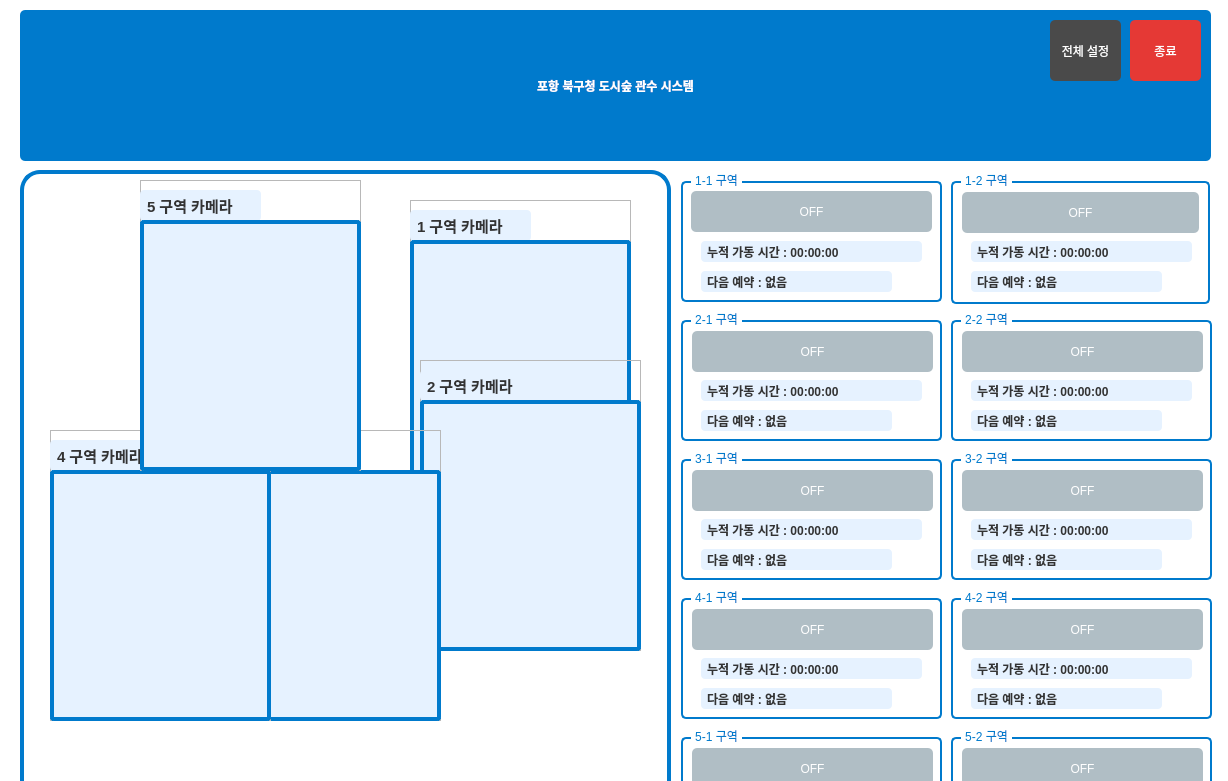
<?xml version="1.0" encoding="UTF-8"?>
<ui version="4.0">
 <class>MainWindow</class>
 <widget class="QMainWindow" name="MainWindow">
  <property name="geometry">
   <rect>
    <x>0</x>
    <y>0</y>
    <width>1228</width>
    <height>781</height>
   </rect>
  </property>
  <property name="windowTitle">
   <string>포항 북구청 도시숲 관수 시스템</string>
  </property>
  <property name="styleSheet">
   <string notr="true">QMainWindow {
    background-color: white;
}

QGroupBox {
    border: 2px solid #007acc;
    border-radius: 5px;
    margin-top: 10px;
}
QGroupBox::title {
    subcontrol-origin: margin; 
    left: 10px;
    padding: 2px;
    color: #007acc;
    font-size: 6pt;
    font-weight: bold;
    font-family: &quot;맑은 고딕&quot;, &quot;Malgun Gothic&quot;, sans-serif;
}
QPushButton {
   /* background-color: #007acc;*/
    background-color: #B0BEC5;
    color: white;
    border-radius: 5px;
    padding: 5px;
}

QPushButton:hover {
    background-color: #007acc;
}
QLabel {
         font-size: 9pt;
         font-weight: bold;
         color: #333333;
background-color: #e6f2ff;
border-radius: 4px;
padding: 3px;

     }

</string>
  </property>
  <widget class="QWidget" name="centralWidget">
   <widget class="QLabel" name="label_title">
    <property name="geometry">
     <rect>
      <x>20</x>
      <y>10</y>
      <width>1191</width>
      <height>151</height>
     </rect>
    </property>
    <property name="styleSheet">
     <string notr="true">
        QLabel {
         color: white;
         background-color: #007acc;
         font: bold 30pt &quot;맑은 고딕&quot;;
         padding: 10px;
         border-radius: 5px;
        }
       </string>
    </property>
    <property name="text">
     <string>포항 북구청 도시숲 관수 시스템</string>
    </property>
    <property name="textFormat">
     <enum>Qt::AutoText</enum>
    </property>
    <property name="scaledContents">
     <bool>false</bool>
    </property>
    <property name="alignment">
     <set>Qt::AlignCenter</set>
    </property>
   </widget>
   <widget class="QLabel" name="pipe_image">
    <property name="geometry">
     <rect>
      <x>20</x>
      <y>170</y>
      <width>651</width>
      <height>691</height>
     </rect>
    </property>
    <property name="minimumSize">
     <size>
      <width>400</width>
      <height>400</height>
     </size>
    </property>
    <property name="styleSheet">
     <string notr="true">border: 4px solid #007acc;
    border-radius: 20px;
    background-color: white;</string>
    </property>
    <property name="pixmap">
     <pixmap>map.PNG</pixmap>
    </property>
    <property name="scaledContents">
     <bool>false</bool>
    </property>
    <property name="alignment">
     <set>Qt::AlignCenter</set>
    </property>
   </widget>
   <widget class="QPushButton" name="pushButton_1">
    <property name="geometry">
     <rect>
      <x>382</x>
      <y>385</y>
      <width>31</width>
      <height>31</height>
     </rect>
    </property>
    <property name="styleSheet">
     <string notr="true">
QPushButton {
                            background-color: rgba(0, 0, 0, 0);
}
                            
                QPushButton:hover {
                            background-color:rgba(102, 204, 255, 0.4); /* 마우스 올라갔을 때 색상 */
                        }</string>
    </property>
    <property name="text">
     <string/>
    </property>
   </widget>
   <widget class="QPushButton" name="pushButton_2">
    <property name="geometry">
     <rect>
      <x>522</x>
      <y>655</y>
      <width>31</width>
      <height>31</height>
     </rect>
    </property>
    <property name="styleSheet">
     <string notr="true">
QPushButton {
                            background-color: rgba(0, 0, 0, 0);
}
                            
                QPushButton:hover {
                            background-color:rgba(102, 204, 255, 0.4); /* 마우스 올라갔을 때 색상 */
                        }</string>
    </property>
    <property name="text">
     <string/>
    </property>
   </widget>
   <widget class="QPushButton" name="pushButton_3">
    <property name="geometry">
     <rect>
      <x>307</x>
      <y>717</y>
      <width>31</width>
      <height>31</height>
     </rect>
    </property>
    <property name="styleSheet">
     <string notr="true">
QPushButton {
                            background-color: rgba(0, 0, 0, 0);
}
                            
                QPushButton:hover {
                            background-color:rgba(102, 204, 255, 0.4); /* 마우스 올라갔을 때 색상 */
                        }</string>
    </property>
    <property name="text">
     <string/>
    </property>
   </widget>
   <widget class="QPushButton" name="pushButton_4">
    <property name="geometry">
     <rect>
      <x>158</x>
      <y>717</y>
      <width>31</width>
      <height>31</height>
     </rect>
    </property>
    <property name="styleSheet">
     <string notr="true">
QPushButton {
                            background-color: rgba(0, 0, 0, 0);
}
                            
                QPushButton:hover {
                            background-color:rgba(102, 204, 255, 0.4); /* 마우스 올라갔을 때 색상 */
                        }</string>
    </property>
    <property name="text">
     <string/>
    </property>
   </widget>
   <widget class="QPushButton" name="pushButton_5">
    <property name="geometry">
     <rect>
      <x>136</x>
      <y>468</y>
      <width>31</width>
      <height>31</height>
     </rect>
    </property>
    <property name="styleSheet">
     <string notr="true">
QPushButton {
                            background-color: rgba(0, 0, 0, 0);
}
                            
                QPushButton:hover {
                            background-color:rgba(102, 204, 255, 0.4); /* 마우스 올라갔을 때 색상 */
                        }</string>
    </property>
    <property name="text">
     <string/>
    </property>
   </widget>
   <widget class="QPushButton" name="btn_exit">
    <property name="geometry">
     <rect>
      <x>1130</x>
      <y>20</y>
      <width>71</width>
      <height>61</height>
     </rect>
    </property>
    <property name="autoFillBackground">
     <bool>false</bool>
    </property>
    <property name="styleSheet">
     <string notr="true">QPushButton {
            background-color: #e53935;
            color: white;
            border: none;
            border-radius: 5px;
        }
        QPushButton:hover {
            background-color: #c62828;
        }</string>
    </property>
    <property name="text">
     <string>종료</string>
    </property>
   </widget>
   <widget class="QGroupBox" name="groupBox_valveL2">
    <property name="geometry">
     <rect>
      <x>681</x>
      <y>310</y>
      <width>261</width>
      <height>131</height>
     </rect>
    </property>
    <property name="title">
     <string>2-1 구역</string>
    </property>
    <widget class="QPushButton" name="btn_valveL2">
     <property name="geometry">
      <rect>
       <x>11</x>
       <y>21</y>
       <width>241</width>
       <height>41</height>
      </rect>
     </property>
     <property name="text">
      <string>OFF</string>
     </property>
    </widget>
    <widget class="QLabel" name="time_valveL2">
     <property name="geometry">
      <rect>
       <x>20</x>
       <y>70</y>
       <width>221</width>
       <height>21</height>
      </rect>
     </property>
     <property name="text">
      <string>누적 가동 시간 : 00:00:00</string>
     </property>
    </widget>
    <widget class="QLabel" name="reserve_L2">
     <property name="geometry">
      <rect>
       <x>20</x>
       <y>100</y>
       <width>191</width>
       <height>21</height>
      </rect>
     </property>
     <property name="text">
      <string>다음 예약 : 없음</string>
     </property>
    </widget>
    <widget class="QPushButton" name="timer_L2">
     <property name="geometry">
      <rect>
       <x>220</x>
       <y>98</y>
       <width>25</width>
       <height>25</height>
      </rect>
     </property>
     <property name="styleSheet">
      <string notr="true">background-color: rgba(0, 0, 0, 0);
</string>
     </property>
     <property name="text">
      <string/>
     </property>
     <property name="icon">
      <iconset>
       <normaloff>timer.png</normaloff>timer.png</iconset>
     </property>
     <property name="iconSize">
      <size>
       <width>25</width>
       <height>25</height>
      </size>
     </property>
    </widget>
   </widget>
   <widget class="QGroupBox" name="groupBox_valveL5">
    <property name="geometry">
     <rect>
      <x>681</x>
      <y>727</y>
      <width>261</width>
      <height>131</height>
     </rect>
    </property>
    <property name="title">
     <string>5-1 구역</string>
    </property>
    <widget class="QPushButton" name="btn_valveL5">
     <property name="geometry">
      <rect>
       <x>11</x>
       <y>21</y>
       <width>241</width>
       <height>41</height>
      </rect>
     </property>
     <property name="text">
      <string>OFF</string>
     </property>
    </widget>
    <widget class="QLabel" name="time_valveL5">
     <property name="geometry">
      <rect>
       <x>20</x>
       <y>70</y>
       <width>221</width>
       <height>21</height>
      </rect>
     </property>
     <property name="text">
      <string>누적 가동 시간 : 00:00:00</string>
     </property>
    </widget>
    <widget class="QLabel" name="reserve_L5">
     <property name="geometry">
      <rect>
       <x>20</x>
       <y>100</y>
       <width>191</width>
       <height>21</height>
      </rect>
     </property>
     <property name="text">
      <string>다음 예약 : 없음</string>
     </property>
    </widget>
    <widget class="QPushButton" name="timer_L5">
     <property name="geometry">
      <rect>
       <x>220</x>
       <y>98</y>
       <width>25</width>
       <height>25</height>
      </rect>
     </property>
     <property name="styleSheet">
      <string notr="true">background-color: rgba(0, 0, 0, 0);
</string>
     </property>
     <property name="text">
      <string/>
     </property>
     <property name="icon">
      <iconset>
       <normaloff>timer.png</normaloff>timer.png</iconset>
     </property>
     <property name="iconSize">
      <size>
       <width>25</width>
       <height>25</height>
      </size>
     </property>
    </widget>
   </widget>
   <widget class="QGroupBox" name="groupBox_valveL1">
    <property name="geometry">
     <rect>
      <x>681</x>
      <y>171</y>
      <width>261</width>
      <height>131</height>
     </rect>
    </property>
    <property name="title">
     <string>1-1 구역</string>
    </property>
    <property name="flat">
     <bool>false</bool>
    </property>
    <property name="checkable">
     <bool>false</bool>
    </property>
    <property name="checked">
     <bool>false</bool>
    </property>
    <widget class="QPushButton" name="btn_valveL1">
     <property name="geometry">
      <rect>
       <x>10</x>
       <y>20</y>
       <width>241</width>
       <height>41</height>
      </rect>
     </property>
     <property name="text">
      <string>OFF</string>
     </property>
    </widget>
    <widget class="QLabel" name="time_valveL1">
     <property name="geometry">
      <rect>
       <x>20</x>
       <y>70</y>
       <width>221</width>
       <height>21</height>
      </rect>
     </property>
     <property name="text">
      <string>누적 가동 시간 : 00:00:00</string>
     </property>
    </widget>
    <widget class="QPushButton" name="timer_L1">
     <property name="geometry">
      <rect>
       <x>220</x>
       <y>98</y>
       <width>25</width>
       <height>25</height>
      </rect>
     </property>
     <property name="styleSheet">
      <string notr="true">QPushButton {
background-color: rgba(0, 0, 0, 0);
}

</string>
     </property>
     <property name="text">
      <string/>
     </property>
     <property name="icon">
      <iconset>
       <normaloff>timer.png</normaloff>timer.png</iconset>
     </property>
     <property name="iconSize">
      <size>
       <width>25</width>
       <height>25</height>
      </size>
     </property>
    </widget>
    <widget class="QLabel" name="reserve_L1">
     <property name="geometry">
      <rect>
       <x>20</x>
       <y>100</y>
       <width>191</width>
       <height>21</height>
      </rect>
     </property>
     <property name="text">
      <string>다음 예약 : 없음</string>
     </property>
    </widget>
   </widget>
   <widget class="QGroupBox" name="groupBox_valveL3">
    <property name="geometry">
     <rect>
      <x>681</x>
      <y>449</y>
      <width>261</width>
      <height>131</height>
     </rect>
    </property>
    <property name="title">
     <string>3-1 구역</string>
    </property>
    <widget class="QPushButton" name="btn_valveL3">
     <property name="geometry">
      <rect>
       <x>11</x>
       <y>21</y>
       <width>241</width>
       <height>41</height>
      </rect>
     </property>
     <property name="text">
      <string>OFF</string>
     </property>
    </widget>
    <widget class="QLabel" name="time_valveL3">
     <property name="geometry">
      <rect>
       <x>20</x>
       <y>70</y>
       <width>221</width>
       <height>21</height>
      </rect>
     </property>
     <property name="text">
      <string>누적 가동 시간 : 00:00:00</string>
     </property>
    </widget>
    <widget class="QLabel" name="reserve_L3">
     <property name="geometry">
      <rect>
       <x>20</x>
       <y>100</y>
       <width>191</width>
       <height>21</height>
      </rect>
     </property>
     <property name="text">
      <string>다음 예약 : 없음</string>
     </property>
    </widget>
    <widget class="QPushButton" name="timer_L3">
     <property name="geometry">
      <rect>
       <x>220</x>
       <y>98</y>
       <width>25</width>
       <height>25</height>
      </rect>
     </property>
     <property name="styleSheet">
      <string notr="true">background-color: rgba(0, 0, 0, 0);
</string>
     </property>
     <property name="text">
      <string/>
     </property>
     <property name="icon">
      <iconset>
       <normaloff>timer.png</normaloff>timer.png</iconset>
     </property>
     <property name="iconSize">
      <size>
       <width>25</width>
       <height>25</height>
      </size>
     </property>
    </widget>
   </widget>
   <widget class="QGroupBox" name="groupBox_valveR5">
    <property name="geometry">
     <rect>
      <x>951</x>
      <y>727</y>
      <width>261</width>
      <height>131</height>
     </rect>
    </property>
    <property name="title">
     <string>5-2 구역</string>
    </property>
    <property name="alignment">
     <set>Qt::AlignLeading|Qt::AlignLeft|Qt::AlignVCenter</set>
    </property>
    <widget class="QPushButton" name="btn_valveR5">
     <property name="geometry">
      <rect>
       <x>11</x>
       <y>21</y>
       <width>241</width>
       <height>41</height>
      </rect>
     </property>
     <property name="text">
      <string>OFF</string>
     </property>
    </widget>
    <widget class="QLabel" name="time_valveR5">
     <property name="geometry">
      <rect>
       <x>20</x>
       <y>70</y>
       <width>221</width>
       <height>21</height>
      </rect>
     </property>
     <property name="text">
      <string>누적 가동 시간 : 00:00:00</string>
     </property>
    </widget>
    <widget class="QLabel" name="reserve_R5">
     <property name="geometry">
      <rect>
       <x>20</x>
       <y>100</y>
       <width>191</width>
       <height>21</height>
      </rect>
     </property>
     <property name="text">
      <string>다음 예약 : 없음</string>
     </property>
    </widget>
    <widget class="QPushButton" name="timer_R5">
     <property name="geometry">
      <rect>
       <x>220</x>
       <y>98</y>
       <width>25</width>
       <height>25</height>
      </rect>
     </property>
     <property name="styleSheet">
      <string notr="true">background-color: rgba(0, 0, 0, 0);
</string>
     </property>
     <property name="text">
      <string/>
     </property>
     <property name="icon">
      <iconset>
       <normaloff>timer.png</normaloff>timer.png</iconset>
     </property>
     <property name="iconSize">
      <size>
       <width>25</width>
       <height>25</height>
      </size>
     </property>
    </widget>
   </widget>
   <widget class="QGroupBox" name="groupBox_valveR2">
    <property name="geometry">
     <rect>
      <x>951</x>
      <y>310</y>
      <width>261</width>
      <height>131</height>
     </rect>
    </property>
    <property name="title">
     <string>2-2 구역</string>
    </property>
    <widget class="QPushButton" name="btn_valveR2">
     <property name="geometry">
      <rect>
       <x>11</x>
       <y>21</y>
       <width>241</width>
       <height>41</height>
      </rect>
     </property>
     <property name="text">
      <string>OFF</string>
     </property>
    </widget>
    <widget class="QLabel" name="time_valveR2">
     <property name="geometry">
      <rect>
       <x>20</x>
       <y>70</y>
       <width>221</width>
       <height>21</height>
      </rect>
     </property>
     <property name="text">
      <string>누적 가동 시간 : 00:00:00</string>
     </property>
    </widget>
    <widget class="QLabel" name="reserve_R2">
     <property name="geometry">
      <rect>
       <x>20</x>
       <y>100</y>
       <width>191</width>
       <height>21</height>
      </rect>
     </property>
     <property name="text">
      <string>다음 예약 : 없음</string>
     </property>
    </widget>
    <widget class="QPushButton" name="timer_R2">
     <property name="geometry">
      <rect>
       <x>220</x>
       <y>98</y>
       <width>25</width>
       <height>25</height>
      </rect>
     </property>
     <property name="styleSheet">
      <string notr="true">background-color: rgba(0, 0, 0, 0);
</string>
     </property>
     <property name="text">
      <string/>
     </property>
     <property name="icon">
      <iconset>
       <normaloff>timer.png</normaloff>timer.png</iconset>
     </property>
     <property name="iconSize">
      <size>
       <width>25</width>
       <height>25</height>
      </size>
     </property>
    </widget>
   </widget>
   <widget class="QGroupBox" name="groupBox_valveR3">
    <property name="geometry">
     <rect>
      <x>951</x>
      <y>449</y>
      <width>261</width>
      <height>131</height>
     </rect>
    </property>
    <property name="title">
     <string>3-2 구역</string>
    </property>
    <widget class="QPushButton" name="btn_valveR3">
     <property name="geometry">
      <rect>
       <x>11</x>
       <y>21</y>
       <width>241</width>
       <height>41</height>
      </rect>
     </property>
     <property name="text">
      <string>OFF</string>
     </property>
    </widget>
    <widget class="QLabel" name="time_valveR3">
     <property name="geometry">
      <rect>
       <x>20</x>
       <y>70</y>
       <width>221</width>
       <height>21</height>
      </rect>
     </property>
     <property name="text">
      <string>누적 가동 시간 : 00:00:00</string>
     </property>
    </widget>
    <widget class="QLabel" name="reserve_R3">
     <property name="geometry">
      <rect>
       <x>20</x>
       <y>100</y>
       <width>191</width>
       <height>21</height>
      </rect>
     </property>
     <property name="text">
      <string>다음 예약 : 없음</string>
     </property>
    </widget>
    <widget class="QPushButton" name="timer_R3">
     <property name="geometry">
      <rect>
       <x>220</x>
       <y>98</y>
       <width>25</width>
       <height>25</height>
      </rect>
     </property>
     <property name="styleSheet">
      <string notr="true">background-color: rgba(0, 0, 0, 0);
</string>
     </property>
     <property name="text">
      <string/>
     </property>
     <property name="icon">
      <iconset>
       <normaloff>timer.png</normaloff>timer.png</iconset>
     </property>
     <property name="iconSize">
      <size>
       <width>25</width>
       <height>25</height>
      </size>
     </property>
    </widget>
   </widget>
   <widget class="QGroupBox" name="groupBox_valveR1">
    <property name="geometry">
     <rect>
      <x>951</x>
      <y>171</y>
      <width>259</width>
      <height>133</height>
     </rect>
    </property>
    <property name="title">
     <string>1-2 구역</string>
    </property>
    <widget class="QPushButton" name="btn_valveR1">
     <property name="geometry">
      <rect>
       <x>11</x>
       <y>21</y>
       <width>237</width>
       <height>41</height>
      </rect>
     </property>
     <property name="text">
      <string>OFF</string>
     </property>
    </widget>
    <widget class="QLabel" name="time_valveR1">
     <property name="geometry">
      <rect>
       <x>20</x>
       <y>70</y>
       <width>221</width>
       <height>21</height>
      </rect>
     </property>
     <property name="text">
      <string>누적 가동 시간 : 00:00:00</string>
     </property>
    </widget>
    <widget class="QLabel" name="reserve_R1">
     <property name="geometry">
      <rect>
       <x>20</x>
       <y>100</y>
       <width>191</width>
       <height>21</height>
      </rect>
     </property>
     <property name="text">
      <string notr="true">다음 예약 : 없음</string>
     </property>
    </widget>
    <widget class="QPushButton" name="timer_R1">
     <property name="geometry">
      <rect>
       <x>220</x>
       <y>98</y>
       <width>25</width>
       <height>25</height>
      </rect>
     </property>
     <property name="styleSheet">
      <string notr="true">background-color: rgba(0, 0, 0, 0);
</string>
     </property>
     <property name="text">
      <string/>
     </property>
     <property name="icon">
      <iconset>
       <normaloff>timer.png</normaloff>timer.png</iconset>
     </property>
     <property name="iconSize">
      <size>
       <width>25</width>
       <height>25</height>
      </size>
     </property>
    </widget>
   </widget>
   <widget class="QGroupBox" name="groupBox_valveR4">
    <property name="geometry">
     <rect>
      <x>951</x>
      <y>588</y>
      <width>261</width>
      <height>131</height>
     </rect>
    </property>
    <property name="title">
     <string>4-2 구역</string>
    </property>
    <widget class="QPushButton" name="btn_valveR4">
     <property name="geometry">
      <rect>
       <x>11</x>
       <y>21</y>
       <width>241</width>
       <height>41</height>
      </rect>
     </property>
     <property name="text">
      <string>OFF</string>
     </property>
    </widget>
    <widget class="QLabel" name="time_valveR4">
     <property name="geometry">
      <rect>
       <x>20</x>
       <y>70</y>
       <width>221</width>
       <height>21</height>
      </rect>
     </property>
     <property name="text">
      <string>누적 가동 시간 : 00:00:00</string>
     </property>
    </widget>
    <widget class="QLabel" name="reserve_R4">
     <property name="geometry">
      <rect>
       <x>20</x>
       <y>100</y>
       <width>191</width>
       <height>21</height>
      </rect>
     </property>
     <property name="text">
      <string>다음 예약 : 없음</string>
     </property>
    </widget>
    <widget class="QPushButton" name="timer_R4">
     <property name="geometry">
      <rect>
       <x>220</x>
       <y>98</y>
       <width>25</width>
       <height>25</height>
      </rect>
     </property>
     <property name="styleSheet">
      <string notr="true">background-color: rgba(0, 0, 0, 0);
</string>
     </property>
     <property name="text">
      <string/>
     </property>
     <property name="icon">
      <iconset>
       <normaloff>timer.png</normaloff>timer.png</iconset>
     </property>
     <property name="iconSize">
      <size>
       <width>25</width>
       <height>25</height>
      </size>
     </property>
    </widget>
   </widget>
   <widget class="QGroupBox" name="groupBox_valveL4">
    <property name="geometry">
     <rect>
      <x>681</x>
      <y>588</y>
      <width>261</width>
      <height>131</height>
     </rect>
    </property>
    <property name="title">
     <string>4-1 구역</string>
    </property>
    <widget class="QPushButton" name="btn_valveL4">
     <property name="geometry">
      <rect>
       <x>11</x>
       <y>21</y>
       <width>241</width>
       <height>41</height>
      </rect>
     </property>
     <property name="text">
      <string>OFF</string>
     </property>
    </widget>
    <widget class="QLabel" name="time_valveL4">
     <property name="geometry">
      <rect>
       <x>20</x>
       <y>70</y>
       <width>221</width>
       <height>21</height>
      </rect>
     </property>
     <property name="text">
      <string>누적 가동 시간 : 00:00:00</string>
     </property>
    </widget>
    <widget class="QLabel" name="reserve_L4">
     <property name="geometry">
      <rect>
       <x>20</x>
       <y>100</y>
       <width>191</width>
       <height>21</height>
      </rect>
     </property>
     <property name="text">
      <string>다음 예약 : 없음</string>
     </property>
    </widget>
    <widget class="QPushButton" name="timer_L4">
     <property name="geometry">
      <rect>
       <x>220</x>
       <y>98</y>
       <width>25</width>
       <height>25</height>
      </rect>
     </property>
     <property name="styleSheet">
      <string notr="true">background-color: rgba(0, 0, 0, 0);
</string>
     </property>
     <property name="text">
      <string/>
     </property>
     <property name="icon">
      <iconset>
       <normaloff>timer.png</normaloff>timer.png</iconset>
     </property>
     <property name="iconSize">
      <size>
       <width>25</width>
       <height>25</height>
      </size>
     </property>
    </widget>
   </widget>
   <widget class="QFrame" name="frame5">
    <property name="geometry">
     <rect>
      <x>140</x>
      <y>180</y>
      <width>221</width>
      <height>291</height>
     </rect>
    </property>
    <property name="frameShape">
     <enum>QFrame::StyledPanel</enum>
    </property>
    <property name="frameShadow">
     <enum>QFrame::Raised</enum>
    </property>
    <widget class="QLabel" name="label_9">
     <property name="geometry">
      <rect>
       <x>0</x>
       <y>10</y>
       <width>121</width>
       <height>31</height>
      </rect>
     </property>
     <property name="styleSheet">
      <string notr="true">font : 15px;
 font-weight: bold;</string>
     </property>
     <property name="text">
      <string>5 구역 카메라</string>
     </property>
    </widget>
    <widget class="QLabel" name="Camera2_8">
     <property name="geometry">
      <rect>
       <x>0</x>
       <y>40</y>
       <width>221</width>
       <height>251</height>
      </rect>
     </property>
     <property name="styleSheet">
      <string notr="true">border: 4px solid #007acc;

    padding: 0px;
    margin: 0px;

</string>
     </property>
     <property name="text">
      <string/>
     </property>
     <property name="pixmap">
      <pixmap>valve.png</pixmap>
     </property>
     <property name="scaledContents">
      <bool>true</bool>
     </property>
    </widget>
   </widget>
   <widget class="QFrame" name="frame1">
    <property name="geometry">
     <rect>
      <x>410</x>
      <y>200</y>
      <width>221</width>
      <height>291</height>
     </rect>
    </property>
    <property name="frameShape">
     <enum>QFrame::StyledPanel</enum>
    </property>
    <property name="frameShadow">
     <enum>QFrame::Raised</enum>
    </property>
    <widget class="QLabel" name="label_10">
     <property name="geometry">
      <rect>
       <x>0</x>
       <y>10</y>
       <width>121</width>
       <height>31</height>
      </rect>
     </property>
     <property name="styleSheet">
      <string notr="true">font : 15px;
 font-weight: bold;</string>
     </property>
     <property name="text">
      <string>1 구역 카메라</string>
     </property>
    </widget>
    <widget class="QLabel" name="Camera2_9">
     <property name="geometry">
      <rect>
       <x>0</x>
       <y>40</y>
       <width>221</width>
       <height>251</height>
      </rect>
     </property>
     <property name="styleSheet">
      <string notr="true">border: 4px solid #007acc;

    padding: 0px;
    margin: 0px;

</string>
     </property>
     <property name="text">
      <string/>
     </property>
     <property name="pixmap">
      <pixmap>valve.png</pixmap>
     </property>
     <property name="scaledContents">
      <bool>true</bool>
     </property>
    </widget>
   </widget>
   <widget class="QFrame" name="frame2">
    <property name="geometry">
     <rect>
      <x>420</x>
      <y>360</y>
      <width>221</width>
      <height>291</height>
     </rect>
    </property>
    <property name="frameShape">
     <enum>QFrame::StyledPanel</enum>
    </property>
    <property name="frameShadow">
     <enum>QFrame::Raised</enum>
    </property>
    <widget class="QLabel" name="label_11">
     <property name="geometry">
      <rect>
       <x>0</x>
       <y>10</y>
       <width>121</width>
       <height>31</height>
      </rect>
     </property>
     <property name="styleSheet">
      <string notr="true">font : 15px;
 font-weight: bold;</string>
     </property>
     <property name="text">
      <string>2 구역 카메라</string>
     </property>
    </widget>
    <widget class="QLabel" name="Camera2_10">
     <property name="geometry">
      <rect>
       <x>0</x>
       <y>40</y>
       <width>221</width>
       <height>251</height>
      </rect>
     </property>
     <property name="styleSheet">
      <string notr="true">border: 4px solid #007acc;

    padding: 0px;
    margin: 0px;

</string>
     </property>
     <property name="text">
      <string/>
     </property>
     <property name="pixmap">
      <pixmap>valve.png</pixmap>
     </property>
     <property name="scaledContents">
      <bool>true</bool>
     </property>
    </widget>
   </widget>
   <widget class="QFrame" name="frame3">
    <property name="geometry">
     <rect>
      <x>220</x>
      <y>430</y>
      <width>221</width>
      <height>291</height>
     </rect>
    </property>
    <property name="frameShape">
     <enum>QFrame::StyledPanel</enum>
    </property>
    <property name="frameShadow">
     <enum>QFrame::Raised</enum>
    </property>
    <widget class="QLabel" name="label_12">
     <property name="geometry">
      <rect>
       <x>0</x>
       <y>10</y>
       <width>121</width>
       <height>31</height>
      </rect>
     </property>
     <property name="styleSheet">
      <string notr="true">font : 15px;
 font-weight: bold;</string>
     </property>
     <property name="text">
      <string>3 구역 카메라</string>
     </property>
    </widget>
    <widget class="QLabel" name="Camera2_11">
     <property name="geometry">
      <rect>
       <x>0</x>
       <y>40</y>
       <width>221</width>
       <height>251</height>
      </rect>
     </property>
     <property name="styleSheet">
      <string notr="true">border: 4px solid #007acc;

    padding: 0px;
    margin: 0px;

</string>
     </property>
     <property name="text">
      <string/>
     </property>
     <property name="pixmap">
      <pixmap>valve.png</pixmap>
     </property>
     <property name="scaledContents">
      <bool>true</bool>
     </property>
    </widget>
   </widget>
   <widget class="QFrame" name="frame4">
    <property name="geometry">
     <rect>
      <x>50</x>
      <y>430</y>
      <width>221</width>
      <height>291</height>
     </rect>
    </property>
    <property name="frameShape">
     <enum>QFrame::StyledPanel</enum>
    </property>
    <property name="frameShadow">
     <enum>QFrame::Raised</enum>
    </property>
    <widget class="QLabel" name="label_13">
     <property name="geometry">
      <rect>
       <x>0</x>
       <y>10</y>
       <width>121</width>
       <height>31</height>
      </rect>
     </property>
     <property name="styleSheet">
      <string notr="true">font : 15px;
 font-weight: bold;</string>
     </property>
     <property name="text">
      <string>4 구역 카메라</string>
     </property>
    </widget>
    <widget class="QLabel" name="Camera2_12">
     <property name="geometry">
      <rect>
       <x>0</x>
       <y>40</y>
       <width>221</width>
       <height>251</height>
      </rect>
     </property>
     <property name="styleSheet">
      <string notr="true">border: 4px solid #007acc;

    padding: 0px;
    margin: 0px;

</string>
     </property>
     <property name="text">
      <string/>
     </property>
     <property name="pixmap">
      <pixmap>valve.png</pixmap>
     </property>
     <property name="scaledContents">
      <bool>true</bool>
     </property>
    </widget>
   </widget>
   <widget class="QPushButton" name="btn_all_settings">
    <property name="geometry">
     <rect>
      <x>1050</x>
      <y>20</y>
      <width>71</width>
      <height>61</height>
     </rect>
    </property>
    <property name="styleSheet">
     <string notr="true">QPushButton {
    background-color: #4a4a4a;  /* 어두운 회색 */
    color: white;
    border: none;
    border-radius: 5px;
    padding: 6px 12px;
}

/* 마우스 오버 시 – 주황빛 강조 */
QPushButton:hover {
    background-color: #e67e22;  /* 주황색 */
}

/* 눌렀을 때 */
QPushButton:pressed {
    background-color: #ca6f1e;  /* 더 진한 주황색 */
}
</string>
    </property>
    <property name="text">
     <string>전체 설정</string>
    </property>
   </widget>
   <zorder>groupBox_valveL5</zorder>
   <zorder>pipe_image</zorder>
   <zorder>groupBox_valveL2</zorder>
   <zorder>groupBox_valveL1</zorder>
   <zorder>groupBox_valveL3</zorder>
   <zorder>groupBox_valveR5</zorder>
   <zorder>groupBox_valveR2</zorder>
   <zorder>groupBox_valveR3</zorder>
   <zorder>groupBox_valveR1</zorder>
   <zorder>groupBox_valveR4</zorder>
   <zorder>groupBox_valveL4</zorder>
   <zorder>label_title</zorder>
   <zorder>pushButton_1</zorder>
   <zorder>pushButton_2</zorder>
   <zorder>pushButton_3</zorder>
   <zorder>pushButton_4</zorder>
   <zorder>pushButton_5</zorder>
   <zorder>btn_exit</zorder>
   <zorder>frame1</zorder>
   <zorder>frame2</zorder>
   <zorder>frame3</zorder>
   <zorder>frame4</zorder>
   <zorder>frame5</zorder>
   <zorder>btn_all_settings</zorder>
  </widget>
 </widget>
 <resources/>
 <connections/>
</ui>
